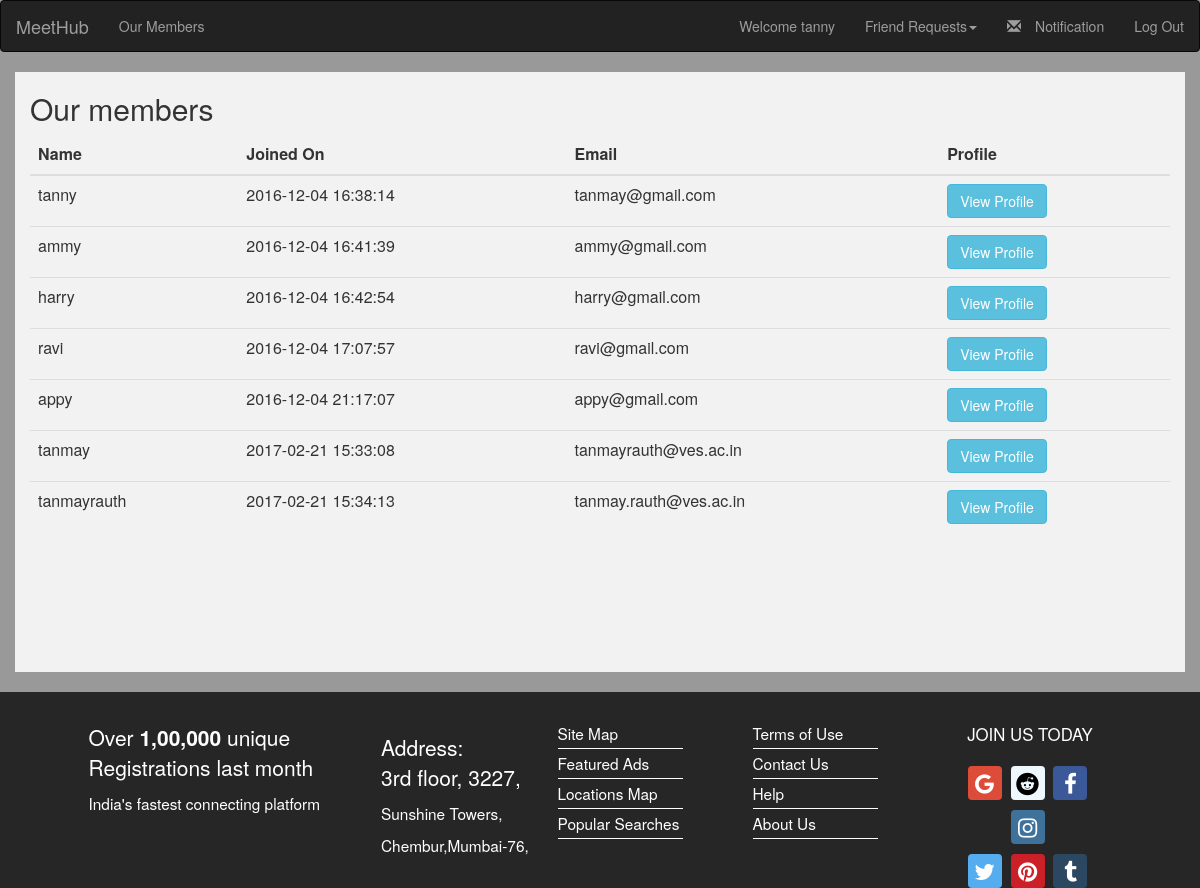
/members.php (signed in), run on the app's committed database.
### tables this page shows
CREATE TABLE IF NOT EXISTS `users` (
  `id` int(11) NOT NULL AUTO_INCREMENT,
  `username` varchar(16) NOT NULL,
  `email` varchar(255) NOT NULL,
  `password` varchar(255) NOT NULL,
  `gender` enum('m','f') NOT NULL,
  `website` varchar(255) DEFAULT NULL,
  `country` varchar(255) DEFAULT NULL,
  `userlevel` enum('a','b','c','d') NOT NULL DEFAULT 'a',
  `avatar` varchar(255) DEFAULT NULL,
  `ip` varchar(255) NOT NULL,
  `signup` datetime NOT NULL,
  `lastlogin` datetime NOT NULL,
  `notescheck` datetime NOT NULL,
  `activated` enum('0','1') NOT NULL DEFAULT '0',
  PRIMARY KEY (`id`),
  UNIQUE KEY `username` (`username`,`email`)
);

### members.php (the view, shortened to what this page needs)
<?php
include_once("php_includes/check_login_status.php");
$sql= "SELECT distinct * FROM users WHERE 1 ";
$all_members=mysqli_query($connection,$sql);
?>
<head>
  <link rel="stylesheet" href="style/style.css">
  <link rel="stylesheet" href="style/bootstrap-social.css">
  <link rel="stylesheet" href="https://maxcdn.bootstrapcdn.com/bootstrap/3.3.7/css/bootstrap.min.css">
</head>
<body>
<div style="background-color:#999999;">
<?php include_once("header.php");?>
<div class="container" style="background-color:#f2f2f2;height:600px">
    <h2>Our members</h2>
      <table class="table table-hover">
        <thead>
          <tr>
            <th>Name</th>
            <th>Joined On</th>
            <th>Email</th>
            <th> Profile</th>
          </tr>
        </thead>
        <tbody>
    <?php if(isset($all_members) && count($all_members)) : ?>
        <?php foreach ($all_members as $key => $members) : ?>
                      <tr>
                        <td><?php echo $members['username'];?></td>
                        <td><?php echo $members['signup'];?></td>
                        <td><?php echo $members['email'];?></td>
                        <td><a href="user.php?u=<?php echo $members['username'];?>" class="btn btn-info" role="button">View Profile</a></td>
                      </tr>
                <?php endforeach; ?>
                    <?php else : ?>
                        <h3>Sorry, no results found! </h3>
                        <h5>Please check the spelling or try searching for something else</h5>
                        <?php endif; ?>
                      </tbody>
                    </table>
</div><br>
<?php include_once("footer.php");?>
</div>
</body>

### style/style.css (style rules this page uses)
body { margin:0px; background-color: #f2f2f2; }

### data on the page
users: username "tanny", signup "2016-12-04 16:38:14", email "tanmay@gmail.com"
users: username "ammy", signup "2016-12-04 16:41:39", email "ammy@gmail.com"
users: username "harry", signup "2016-12-04 16:42:54", email "harry@gmail.com"
users: username "ravi", signup "2016-12-04 17:07:57", email "ravi@gmail.com"
users: username "appy", signup "2016-12-04 21:17:07", email "appy@gmail.com"
users: username "tanmay", signup "2017-02-21 15:33:08", email "tanmayrauth@ves.ac.in"
users: username "tanmayrauth", signup "2017-02-21 15:34:13", email "tanmay.rauth@ves.ac.in"

### other printed values
$log_username "tanny"
